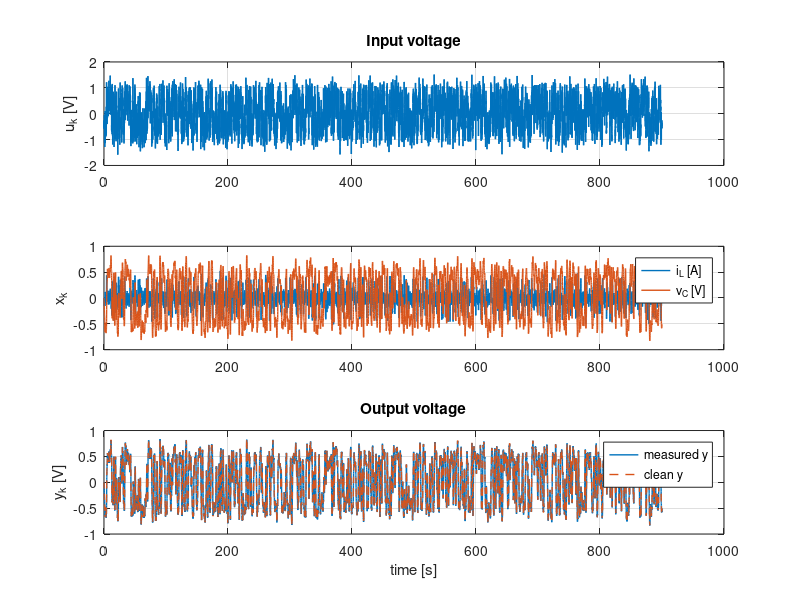

This figure's MATLAB source: (Note: this script raises an error after producing the figure.)
%% generate_rlc_lti_dataset.m
clear; clc; close all;
rng(42);

%% Continuous-time RLC parameters
R = 2.0;        % Ohm
L = 0.5;        % Henry
C = 0.25;       % Farad

Ts = 0.05;      % Sampling time [s]

%% Continuous-time model
% State: x = [i_L; v_C]
% Input: u = voltage source
% Output: y = v_C

Ac = [-R/L   -1/L;
       1/C    0 ];

Bc = [1/L;
      0];

Cc = [0 1];
Dc = 0;

nx = size(Ac,1);
nu = size(Bc,2);
ny = size(Cc,1);

%% Discretization with zero-order hold
sysc = ss(Ac, Bc, Cc, Dc);
sysd = c2d(sysc, Ts, 'zoh');

A = sysd.A;
B = sysd.B;
Cmat = sysd.C;
D = sysd.D;

disp("Discrete-time eigenvalues:");
disp(eig(A));

%% Dataset lengths
N_train = 10000;
N_val   = 3000;
N_test  = 5000;
N_total = N_train + N_val + N_test;

%% Persistently exciting input
t = (0:N_total-1)' * Ts;

% Multisine component
n_freq = 25;
freqs = linspace(0.05, 4.0, n_freq);  % Hz
phases = 2*pi*rand(n_freq,1);

u_multisine = zeros(N_total,1);
for j = 1:n_freq
    u_multisine = u_multisine + sin(2*pi*freqs(j)*t + phases(j));
end
u_multisine = u_multisine / max(abs(u_multisine));

% PRBS-like component
switch_prob = 0.03;
u_prbs = zeros(N_total,1);
u_prbs(1) = sign(randn);

for k = 2:N_total
    if rand < switch_prob
        u_prbs(k) = -u_prbs(k-1);
    else
        u_prbs(k) = u_prbs(k-1);
    end
end

% Final input voltage
u = 1.0*u_multisine + 0.5*u_prbs + 0.05*randn(N_total,1);

% Input saturation
u_max = 2.0;
u = max(min(u, u_max), -u_max);

%% Simulate discrete-time system
x = zeros(N_total, nx);
y = zeros(N_total, ny);

x(1,:) = [0.0, 0.0];

for k = 1:N_total-1
    y(k,:) = Cmat*x(k,:)' + D*u(k,:)';
    x(k+1,:) = A*x(k,:)' + B*u(k,:)';
end

y(N_total,:) = Cmat*x(N_total,:)' + D*u(N_total,:)';

%% Add measurement noise only on output
add_noise = true;
noise_std = 0.01;

y_clean = y;

if add_noise
    y = y_clean + noise_std*randn(size(y_clean));
end

%% Split train / validation / test
idx_train = 1:N_train;
idx_val   = N_train+1:N_train+N_val;
idx_test  = N_train+N_val+1:N_total;

train.u = u(idx_train,:);
train.x = x(idx_train,:);
train.y = y(idx_train,:);
train.y_clean = y_clean(idx_train,:);

val.u = u(idx_val,:);
val.x = x(idx_val,:);
val.y = y(idx_val,:);
val.y_clean = y_clean(idx_val,:);

test.u = u(idx_test,:);
test.x = x(idx_test,:);
test.y = y(idx_test,:);
test.y_clean = y_clean(idx_test,:);

%% Save dataset
dataset.R = R;
dataset.L = L;
dataset.C = C;
dataset.Ts = Ts;

dataset.Ac = Ac;
dataset.Bc = Bc;
dataset.Cc = Cc;
dataset.Dc = Dc;

dataset.A = A;
dataset.B = B;
dataset.Cmat = Cmat;
dataset.D = D;

dataset.train = train;
dataset.val = val;
dataset.test = test;

save("rlc_lti_dataset.mat", "dataset");

%% Plot full dataset
figure;

subplot(3,1,1);
plot(t, u, 'LineWidth', 1);
grid on;
ylabel("u_k [V]");
title("Input voltage");

subplot(3,1,2);
plot(t, x(:,1), 'LineWidth', 1); hold on;
plot(t, x(:,2), 'LineWidth', 1);
grid on;
ylabel("x_k");
legend("i_L [A]", "v_C [V]");

subplot(3,1,3);
plot(t, y, 'LineWidth', 1); hold on;
plot(t, y_clean, '--', 'LineWidth', 1);
grid on;
ylabel("y_k [V]");
xlabel("time [s]");
legend("measured y", "clean y");
title("Output voltage");

%% Persistency check through Hankel matrix
Lh = 20;
H = build_hankel(u, Lh);
rank_H = rank(H, 1e-8);

fprintf("Hankel rank for input with L = %d: %d / %d\n", Lh, rank_H, Lh);

if rank_H == Lh
    fprintf("Input is numerically persistently exciting of order %d.\n", Lh);
else
    warning("Input may not be persistently exciting of order %d.", Lh);
end

%% Local function
function H = build_hankel(signal, Lh)
    N = size(signal,1);
    cols = N - Lh + 1;
    H = zeros(Lh, cols);

    for i = 1:Lh
        H(i,:) = signal(i:i+cols-1)';
    end
end
